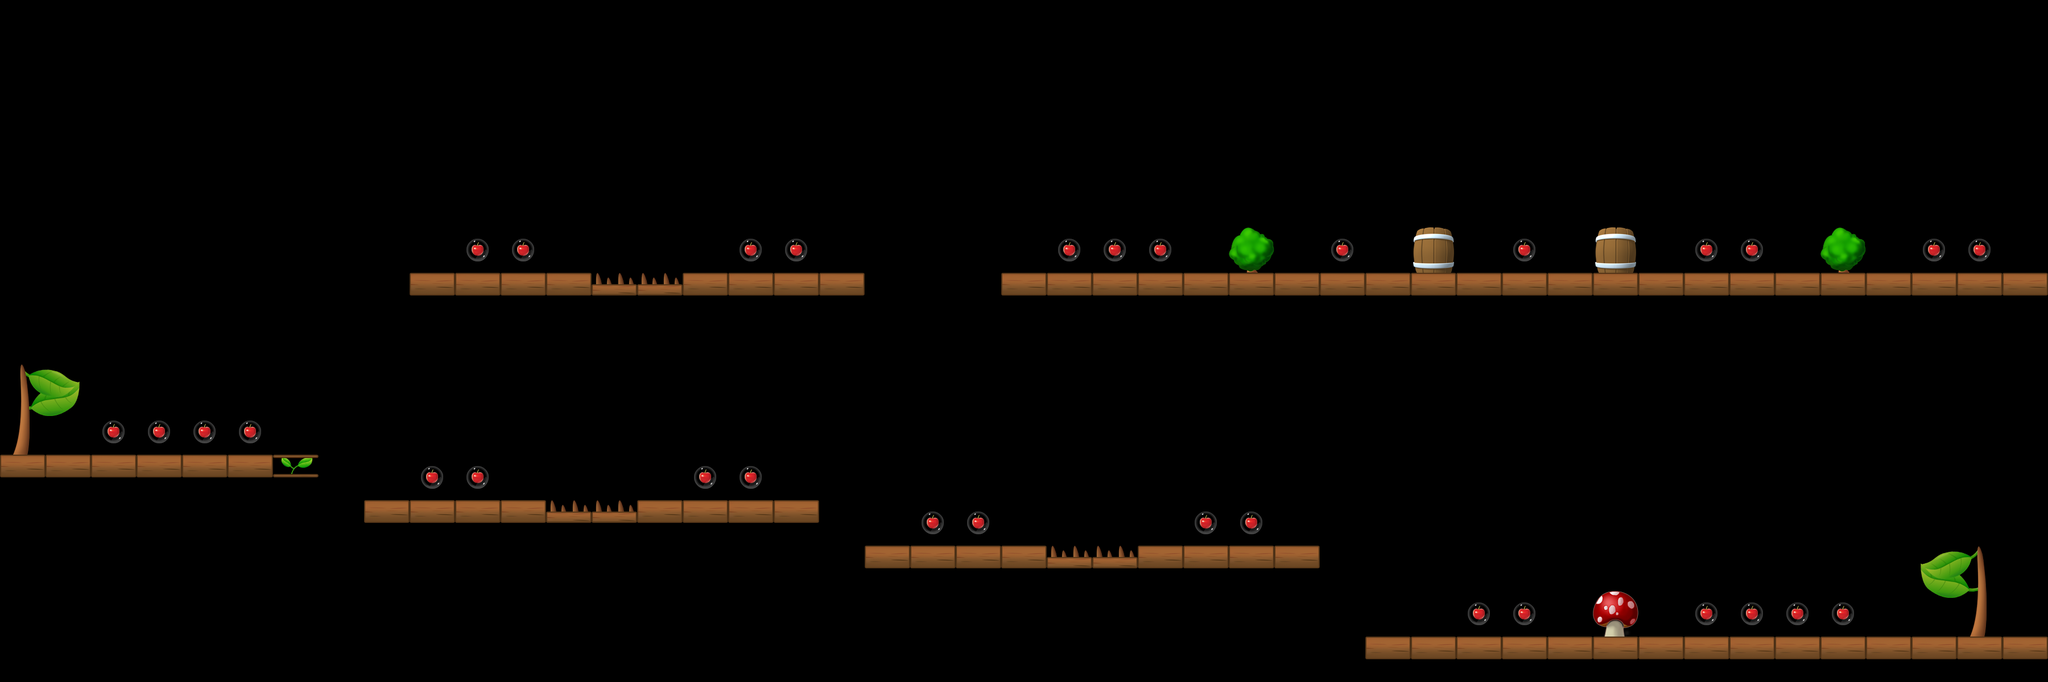

A level layout from a 2D game, rendered from its tile map. Below: a short description, then the map file with tile-grid data replaced by summaries:
An orthogonal 45x15 tile map with 80x80 px tiles, 1 tile layer (Level).

<map version="1.0" orientation="orthogonal" width="45" height="15" tilewidth="80" tileheight="80">
 <properties>
  <property name="StartDirection" value="1" />
 </properties>
 <tileset firstgid="1" name="Untitled" tilewidth="80" tileheight="80">
  <image source="tileset.png" width="640" height="320" />
 </tileset>
 <layer name="Level" width="45" height="15">
  <data>[675 cells, 120 non-empty, 16 distinct tile ids]</data>
 </layer>
</map>
